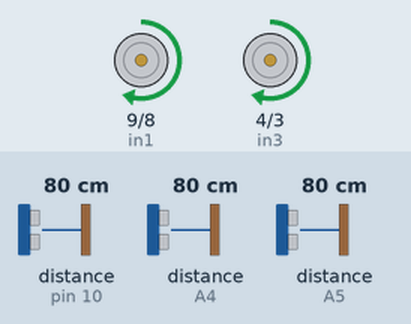
Recording of a sketch running on a simulated Arduino Uno, built with avr-gcc and run on an emulated ATmega328P. On the bench: motor-driver pin pairs drawn as motors (green arrow = first pin HIGH = forward, orange = second pin HIGH = backward, longer = more drive, scaled by the enable pin). Wiring (inferred from the names in the program): 3 × ultrasonic range finder: trigger pin 11, echo pin 10 / trigger A2, echo A5 / trigger A3, echo A4. The inputs (shaded band) are chosen by the test bench; at power-on: distance to the obstacle (sensors on A4, pin 10, A5) 80 cm. The echo pulse lasts 58.3 µs per cm.

Above: at 1.2 s.
1.3 s: distance to the obstacle (sensor on A4) set to 8 cm
2.8 s: distance to the obstacle (sensor on A4) set to 5 cm
At 2.92 s:
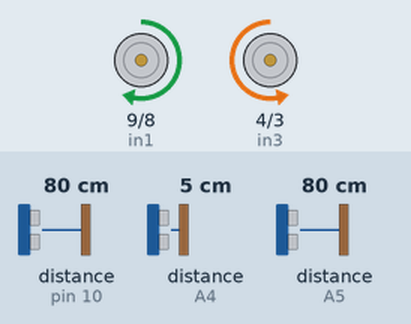
5.8 s: distance to the obstacle (sensor on A4) set to 9 cm
At 7.0 s:
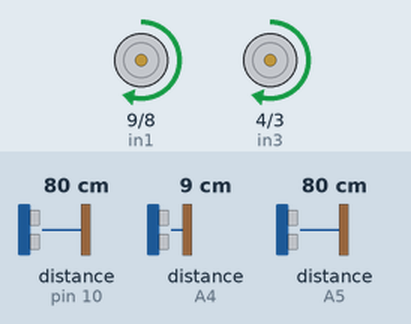
7.3 s: distance to the obstacle (sensor on pin 10) set to 5 cm
8.8 s: distance to the obstacle (sensor on pin 10) set to 2 cm
At 9.5 s:
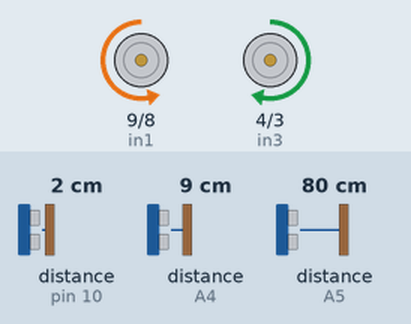
10.3 s: distance to the obstacle (sensor on pin 10) set to 4 cm
At 11.4 s:
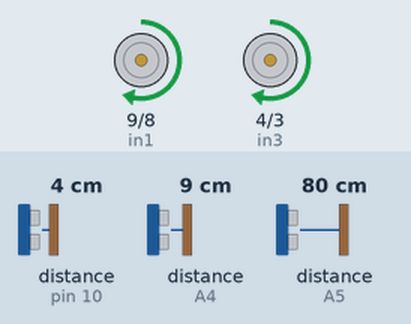
Timing chart, 0 to 12.8 s (numbered marks = the images above; inputs shaded):
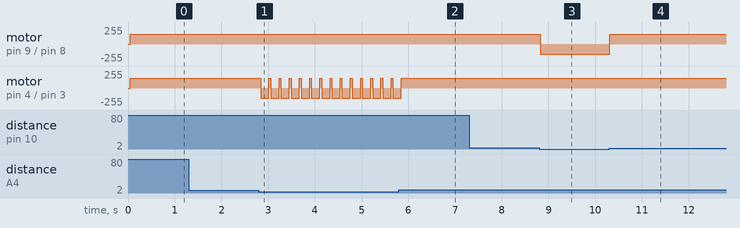

The sketch:

LabirentSample.ino
```cpp
const int trigPin1 = 11; // orta sensör
const int echoPin1 = 10; // orta sensör
const int trigPin2 = A3;  // sağ sensör
const int echoPin2 = A4; // sağ sensör
const int trigPin3 = A2; // sol sensör
const int echoPin3 = A5; // sol sensör
const int in1 = 9; // motor 1 ileri
const int in2 = 8; // motor 1 geri
const int in3 = 4; // motor 2 ileri
const int in4 = 3; // motor 2 geri
const int enA = 5; // motor 1 hız
const int enB = 6; // motor 2 hız

#define PWM 150 // motorlarımızın hızları
#define PWMBase 100 // Motorların min hızı
#define DIS 6 // sensörun gorus mesafesi

void setup() {
 pinMode(trigPin1, OUTPUT); // cıkış olarak
 pinMode(echoPin1, INPUT);  // giriş olarak
 pinMode(trigPin2, OUTPUT);
 pinMode(echoPin2, INPUT);
 pinMode(trigPin3, OUTPUT);
 pinMode(echoPin3, INPUT);
 pinMode (in1, OUTPUT);
 pinMode (in2, OUTPUT);
 pinMode (in3, OUTPUT);
 pinMode (in4, OUTPUT); // çıkış olarak
 pinMode (enA, OUTPUT);
 pinMode (enB, OUTPUT);
  }


void loop(){
 if ( FrontSensor() < DIS && RightSensor() <DIS && LeftSensor()<DIS) {
  turn_right ();
  delay(3000);
 }
 else if (FrontSensor() <DIS && RightSensor() <DIS && LeftSensor()>DIS) {
   turn_left (); }

 else if (FrontSensor() <DIS && RightSensor() >DIS && LeftSensor()<DIS) {
  turn_right (); }

 else if (FrontSensor() <DIS && RightSensor () >DIS && LeftSensor()>DIS) {
   turn_right ();
 }

 else if (FrontSensor() >DIS && RightSensor () >DIS && LeftSensor()<DIS) {
    turn_right ();
    delay(180);
    forward();
 }

 else if (FrontSensor() >DIS && RightSensor () <DIS && LeftSensor()>DIS) {
    turn_left ();
    delay(180);
    forward();
 }

 else {
    forward();
 }

}

void forward (){
  digitalWrite(in1, HIGH);
  digitalWrite(in2, LOW);
  digitalWrite(in3, HIGH);
  digitalWrite(in4, LOW);
  analogWrite(enA, PWM);
  analogWrite(enB, PWM);
}

void turn_left () {
  digitalWrite(in1, HIGH);
  digitalWrite(in2, LOW);
  digitalWrite(in3, LOW);
  digitalWrite(in4, HIGH);
  analogWrite(enA, PWM);
  analogWrite(enB, PWM);
}

void turn_right () {
  digitalWrite(in1, LOW);
  digitalWrite(in2, HIGH);
  digitalWrite(in3, HIGH);
  digitalWrite(in4, LOW);
  analogWrite(enA, PWM);
  analogWrite(enB, PWM);
}

void reverse (){
 digitalWrite(in1, LOW);
 digitalWrite(in2, HIGH);
 digitalWrite(in3, LOW);
 digitalWrite(in4, HIGH);
 analogWrite(enA, PWM);
 analogWrite(enB, PWM);
}

void stop(){
 digitalWrite(in1, LOW);
 digitalWrite(in2, LOW);
 digitalWrite(in3, LOW);
 digitalWrite(in4, LOW);
 analogWrite(enA, LOW);
 analogWrite(enB, LOW);
}

long FrontSensor (){
  long dur;
  digitalWrite(trigPin1, LOW);
  delayMicroseconds(5);
  digitalWrite(trigPin1, HIGH);
  delayMicroseconds(10);
  digitalWrite(trigPin1, LOW);
  dur = pulseIn(echoPin1, HIGH);
  return (dur/30);
}

long RightSensor () {
  long dur;
  digitalWrite(trigPin2, LOW);
  delayMicroseconds(5);
  digitalWrite(trigPin2, HIGH);
  delayMicroseconds(10);
  digitalWrite(trigPin2, LOW);
  dur = pulseIn(echoPin2, HIGH);
  return (dur/62);
}

long LeftSensor ()    {
  long dur;
  digitalWrite(trigPin3, LOW);
  delayMicroseconds(5);
  digitalWrite(trigPin3, HIGH);
  delayMicroseconds(10);
  digitalWrite(trigPin3, LOW);
  dur = pulseIn(echoPin3, HIGH);
  return (dur/50);
}
```

Measured:
- the behaviour switches between 7 and 6 cm on distance to the obstacle (sensor on A4) (found by bisection; images 0 and 1)
- the behaviour switches between 4 and 3 cm on distance to the obstacle (sensor on pin 10) (found by bisection; images 2 and 3)
- after the input at 1.3 s, every drawn part: stays the same
- after the input at 2.8 s, motor on pin 4 (in3) / pin 3 (in4): alternates forward 150/255 for 0.04 s and backward 150/255 for 0.18 s, starting at once
- after the input at 5.8 s, motor on pin 4 (in3) / pin 3 (in4): goes on until 5.9 s, then stays forward 150/255
- after the input at 7.3 s, every drawn part: stays the same
- after the input at 8.8 s, motor on pin 9 (in1) / pin 8 (in2): forward 150/255 → backward 150/255 at once
- after the input at 10.3 s, motor on pin 9 (in1) / pin 8 (in2): backward 150/255 → forward 150/255 at once
